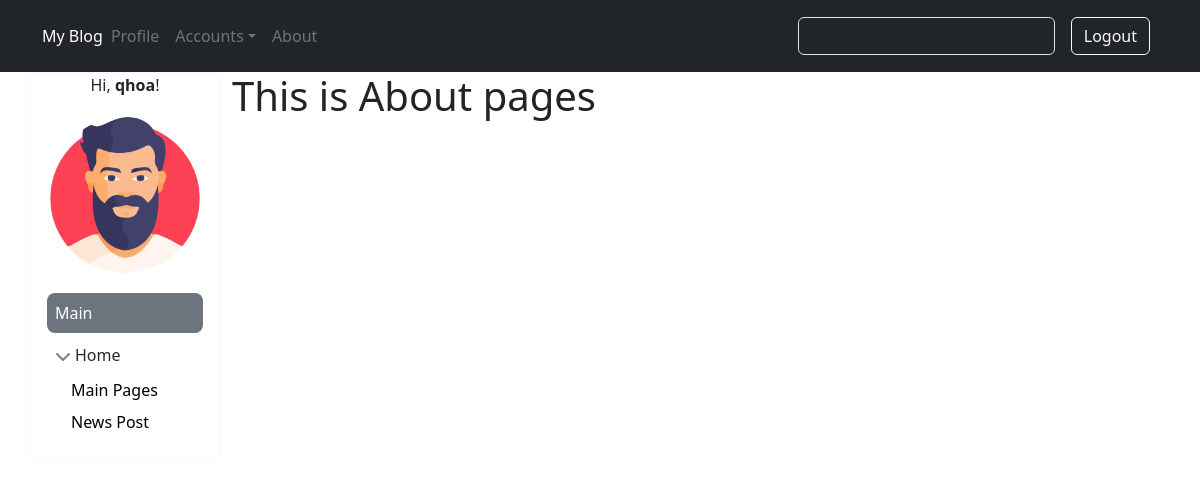
Screenshot of /about/ (signed in) with the database file from the repository.
### blog/models.py (models this page shows)
class User(AbstractUser):
    age = models.IntegerField(null=True, blank=True)
    telephone = models.CharField(max_length=15, blank=True, null=True)
    birthday = models.DateField(null=True)
    avatar = models.ImageField(default='default.jpg', upload_to='profile/')

### blog/views.py (the view)
# urls.py: path('about/', views.about, name='about'),
def about(request):
    return render(request, 'about.html')

### pages/templates/about.html (shortened to what this page needs)
{% extends "master.html" %}
{% block content %}
    <h1>This is About pages</h1>
{% endblock %}

### blog/templates/master.html (shortened to what this page needs)
{% load static %}
<!DOCTYPE html>
<html lang="en">
<head>
    <link rel="stylesheet" href="{% static 'css/sidebars.css' %}">
    {% load bootstrap5 %}
    {% bootstrap_css %}
</head>
<body>
    <header class="p-3 bg-dark">
    <div class="container">
        <div class="d-flex flex-wrap align-items-center justify-content-center justify-content-lg-start">
          <a href="/" class="d-flex align-items-center mb-2 mb-lg-0 text-white text-decoration-none">My Blog</a>
          <ul class="nav col-12 col-lg-auto me-lg-auto mb-2 justify-content-center mb-md-0">
            {% if user.is_authenticated %}
            <li><a href="{% url 'profile' %}" class="nav-link px-2 text-secondary">Profile</a></li>
            <li><a href="#" class="nav-link px-2 text-secondary dropdown-toggle" id="dropdownMenuButton1" data-bs-toggle="dropdown" aria-expanded="false">Accounts</a>
            </li>
            {% endif %}
            <li><a href="{% url 'about' %}" class="nav-link px-2 text-secondary">About</a></li>
          </ul>
          <form class="col-12 col-lg-auto mb-3 mb-lg-0 me-lg-3" role="search" action="{% url 'search' %}" method="get" >
            <input type="text" name="q" class="form-control form-control-dark text-bg-dark" placeholder="Search..." aria-label="Search">
          </form>
          <div class="text-end">
            {% if user.is_anonymous %}
            <a href="{% url 'login' %}" role="button" class="btn btn-outline-light me-2">Login</a>
            <a href="{% url 'sign_up' %}" role="button" class="btn btn-warning">Sign-up</a>
            {% else %}
            <a href="{% url 'logout' %}" role="button" class="btn btn-outline-light me-2">Logout</a>
            {% endif %}
          </div>
        </div>
      </div>
    </header>
<div class="container">
  <div class="row">
    <div class="col-md-2 border border-light bg-white">
      {% if user.is_authenticated %}
      <div>
        <p align="center">Hi, <strong>{{user.username}}</strong>!</p>
        <p align="center"><img src="{{MEDIA_URL}}{{user.avatar}}" class="img-thumbnail rounded-circle border-0" alt=""></p>
      </div>
      {% endif %}
      <div class="m-1 p-2 bg-secondary rounded-3 text-white">Main</div>
      <ul class="list-unstyled ps-0">
              <li class="mb-1">
                <button class="btn btn-toggle d-inline-flex align-items-center rounded border-0 collapsed" data-bs-toggle="collapse" data-bs-target="#home-collapse" aria-expanded="true">
                  Home
                </button>
                <div class="collapse show" id="home-collapse">
                  <ul class="btn-toggle-nav list-unstyled fw-normal pb-1">
                    <li><a href="{% url 'home' %}" class="link-body-emphasis d-inline-flex text-decoration-none rounded">Main Pages</a></li>
                    <li><a href="{% url 'post_new' %}" class="link-body-emphasis d-inline-flex text-decoration-none rounded">News Post</a></li>
                  </ul>
                </div>
              </li>
      </ul>
    </div>
    <div class="col-md-10">
        {% block content %}
        {% endblock %}
    </div>
  </div>
</div>
</body>
</html>

### blog/static/css/sidebars.css (style rules this page uses)
body { min-height: 100vh; min-height: -webkit-fill-available; }
html { height: -webkit-fill-available; }
.dropdown-toggle { outline: 0; }
.btn-toggle { padding: .25rem .5rem; font-weight: 600; color: var(--bs-emphasis-color); background-color: transparent; }
.btn-toggle::before { width: 1.25em; line-height: 0; transition: transform .35s ease; transform-origin: .5em 50%; }
.btn-toggle[aria-expanded="true"] { color: rgba(var(--bs-emphasis-color-rgb), .85); }
.btn-toggle[aria-expanded="true"]::before { transform: rotate(90deg); }
.btn-toggle-nav a { padding: .1875rem .5rem; margin-top: .125rem; margin-left: 1.25rem; }

### rows the page displays
User: username "qhoa", avatar (picture)
